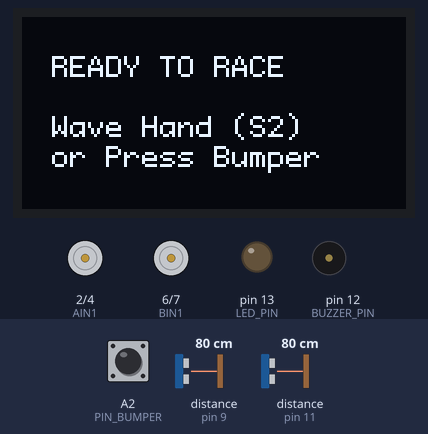
The sketch below on a simulated Arduino Uno, built with avr-gcc and run on an emulated ATmega328P. Parts: 128×64 one-colour display, motor-driver pin pairs drawn as motors (green arrow = first pin HIGH = forward, orange = second pin HIGH = backward, longer = more drive, scaled by the enable pin), output pins drawn as LEDs (lit = HIGH), buzzer (waves = sounding). Wiring (inferred from the names in the program): ultrasonic range finder: trigger pin 10; echo pin 11. Dashed ring = blinking. The test bench sets the inputs (shaded band); at power-on: distance to the obstacle (sensors on pin 11, pin 9) 80 cm, A2 (PIN_BUMPER) HIGH. The echo pulse lasts 58.3 µs per cm; pins used as bus, display or sensor lines are not drawn.

Above: at 0.9 s.
1.0 s: distance to the obstacle (sensor on pin 11) set to 17 cm
2.5 s: distance to the obstacle (sensor on pin 11) set to 14 cm
At 2.7 s:
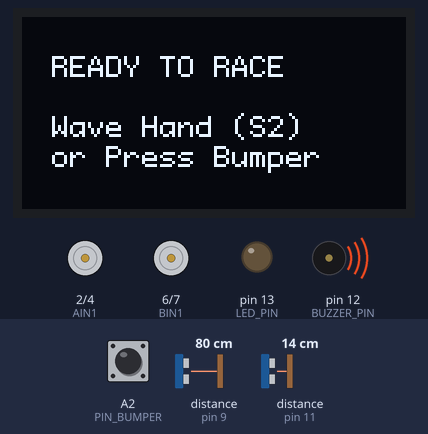
At 3.9 s:
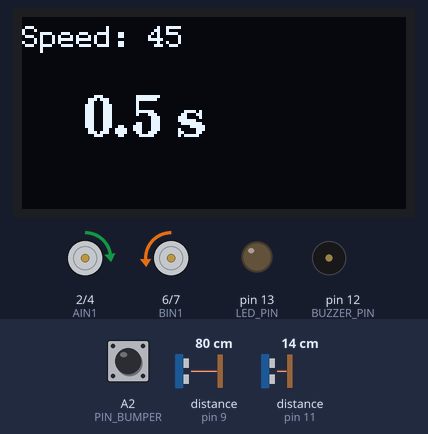
5.1 s: A2 (PIN_BUMPER) pulled LOW for 0.15 s
At 6.3 s:
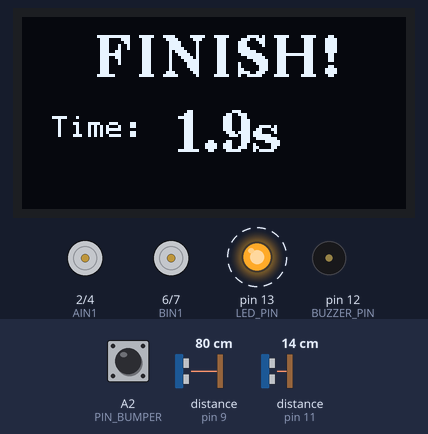
Timing chart, 0 to 13.9 s (numbered marks = the images above; inputs shaded):
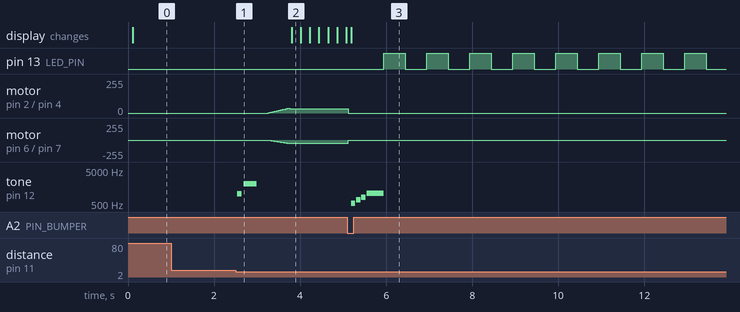

The sketch:

Safe_Stop_TestV2.ino
```cpp
#include <Arduino.h>
#include <Wire.h>
#include <U8g2lib.h>

// --- ПІДКЛЮЧЕННЯ (Об'єднане) ---
#define AIN1 2
#define AIN2 4
#define PWMA 3
#define BIN1 6
#define BIN2 7
#define PWMB 5

#define TRIG 8
#define ECHO 9

// Додано для старту рукою
#define SONAR_HAND_TRIG 10
#define SONAR_HAND_ECHO 11

// Кнопка/Бампер тепер на A2 (як у коді з таймером)
#define PIN_BUMPER A2
#define BUZZER_PIN 12
#define LED_PIN 13

// Ініціалізація дисплею
U8G2_SSD1306_128X64_NONAME_F_HW_I2C u8g2(U8G2_R0, U8X8_PIN_NONE);

// --- ЗМІННІ ---
// Коефіцієнти з твого старого коду
float factorA = 1.0;  // Правий мотор
float factorB = 0.75; // Лівий мотор

int currentSpeed = 0;
int maxSpeed = 50;
int minSpeed = 30;

// Змінні для таймера
unsigned long startTime = 0;
unsigned long lastScreenUpdate = 0;

void setup() {
  Serial.begin(9600);

  // Піни моторів
  pinMode(AIN1, OUTPUT); pinMode(AIN2, OUTPUT); pinMode(PWMA, OUTPUT);
  pinMode(BIN1, OUTPUT); pinMode(BIN2, OUTPUT); pinMode(PWMB, OUTPUT);

  // Піни сенсорів
  pinMode(TRIG, OUTPUT); pinMode(ECHO, INPUT);

  // Додаткові піни для функціоналу старту
  pinMode(SONAR_HAND_TRIG, OUTPUT); pinMode(SONAR_HAND_ECHO, INPUT);
  pinMode(PIN_BUMPER, INPUT_PULLUP); // Кнопка на A2
  pinMode(BUZZER_PIN, OUTPUT);
  pinMode(LED_PIN, OUTPUT);

  // Запуск дисплею
  u8g2.begin();
  u8g2.setFont(u8g2_font_profont11_tf);

  // === 1. ОЧІКУВАННЯ СТАРТУ (Функціонал додано) ===
  waitForStart();

  // === 2. ЗАПУСК ТАЙМЕРА ===
  startTime = millis();

  // Плавний старт (Твій код)
  for (int i = 0; i <= maxSpeed; i++) {
    currentSpeed = i;
    moveForward(currentSpeed);
    delay(10);
  }
}

void loop() {
  // === ПЕРЕВІРКА ФІНІШУ ===
  if (digitalRead(PIN_BUMPER) == LOW) {
    finishRoutine();
  }

  // Отримання дистанції (Основний сенсор)
  long distance = getDistance(TRIG, ECHO);

  // === МЕХАНІКА РУХУ (Твій код) ===
  if (distance > 0 && distance < 500) {
    if (distance < 100) {
      currentSpeed = map(distance, 5, 100, minSpeed, maxSpeed);
      currentSpeed = constrain(currentSpeed, minSpeed, maxSpeed);
    } else {
      currentSpeed = maxSpeed;
    }
    moveForward(currentSpeed);
  }

  // === ОНОВЛЕННЯ ТАЙМЕРА ===
  if (millis() - lastScreenUpdate > 200) {
    lastScreenUpdate = millis();
    updateTimerScreen();
  }

  delay(50);
}

// --- ФУНКЦІЇ ---

long getDistance(int trigPin, int echoPin) {
  digitalWrite(trigPin, LOW);
  delayMicroseconds(2);
  digitalWrite(trigPin, HIGH);
  delayMicroseconds(10);
  digitalWrite(trigPin, LOW);

  long duration = pulseIn(echoPin, HIGH, 25000);
  if (duration == 0) return 999;

  return duration * 0.034 / 2;
}

void moveForward(int speed) {
  // Мотор А (Лівий)
  digitalWrite(AIN1, HIGH); // Перевір, чи тут не треба інверсію
  digitalWrite(AIN2, LOW);
  analogWrite(PWMA, (int)(speed * factorB)); // factorB для лівого (AIN)

  // Мотор B (Правий) - ТУТ Я ІНВЕРТУВАВ ЩОБ ЇХАВ ВПЕРЕД
  digitalWrite(BIN1, LOW);  // Було HIGH
  digitalWrite(BIN2, HIGH); // Було LOW
  analogWrite(PWMB, (int)(speed * factorA)); // factorA для правого (BIN)
}

// --- НОВІ ФУНКЦІЇ (Старт, Таймер, Фініш) ---

void waitForStart() {
  bool ready = false;

  u8g2.clearBuffer();
  u8g2.drawStr(10, 20, "READY TO RACE");
  u8g2.drawStr(10, 40, "Wave Hand (S2)");
  u8g2.drawStr(10, 50, "or Press Bumper");
  u8g2.sendBuffer();

  while (!ready) {
    // Використовуємо допоміжний сонар (10, 11)
    long handDist = getDistance(SONAR_HAND_TRIG, SONAR_HAND_ECHO);

    // Чекаємо руку (<15см) або кнопку (LOW)
    if ((handDist > 0 && handDist < 15) || digitalRead(PIN_BUMPER) == LOW) {
      ready = true;
      tone(BUZZER_PIN, 1000, 100);
      delay(150);
      tone(BUZZER_PIN, 2000, 300);
      delay(500);
    }
    delay(50);
  }
}

void updateTimerScreen() {
  float currentTime = (millis() - startTime) / 1000.0;

  u8g2.firstPage();
  do {
    u8g2.setFont(u8g2_font_profont11_tf);
    u8g2.setCursor(0, 10);
    u8g2.print("Speed: "); u8g2.print(currentSpeed);

    u8g2.setFont(u8g2_font_ncenB14_tr);
    u8g2.setCursor(20, 40);
    u8g2.print(currentTime, 1);
    u8g2.print(" s");
  } while (u8g2.nextPage());
}

void finishRoutine() {
  // Стоп мотори
  analogWrite(PWMA, 0); analogWrite(PWMB, 0);
  digitalWrite(AIN1, LOW); digitalWrite(AIN2, LOW);
  digitalWrite(BIN1, LOW); digitalWrite(BIN2, LOW);

  // Фіксуємо час
  float finalTime = (millis() - startTime) / 1000.0;

  // Відображаємо
  u8g2.firstPage();
  do {
    u8g2.setFont(u8g2_font_ncenB14_tr);
    u8g2.drawStr(25, 20, "FINISH!");

    u8g2.setFont(u8g2_font_profont11_tf);
    u8g2.drawStr(10, 40, "Time:");

    u8g2.setFont(u8g2_font_ncenB14_tr);
    u8g2.setCursor(50, 45);
    u8g2.print(finalTime, 1);
    u8g2.print("s");
  } while (u8g2.nextPage());

  // Мелодія перемоги
  tone(BUZZER_PIN, 523, 100); delay(120);
  tone(BUZZER_PIN, 659, 100); delay(120);
  tone(BUZZER_PIN, 784, 100); delay(120);
  tone(BUZZER_PIN, 1047, 400); delay(400);

  // Блокування системи
  while(true) {
    digitalWrite(LED_PIN, HIGH);
    delay(500);
    digitalWrite(LED_PIN, LOW);
    delay(500);
  }
}
```

Measured:
- the behaviour switches between 16 and 15 cm on distance to the obstacle (sensor on pin 11) (found by bisection; images 0 and 1)
- after the input at 1.0 s, every drawn part: stays the same
- after the input at 2.5 s, motor on pin 2 (AIN1) / pin 4 (AIN2): rises from stopped to forward 37/255 in 0.48 s, then falls to forward 33/255 in 0.02 s; tone on pin 12 (BUZZER_PIN): silent → 1000 Hz at once, → silent 0.10 s later, → 2000 Hz 0.05 s later, → silent 0.30 s later
- after the input at 5.1 s, pin 13 (LED_PIN): alternates HIGH for 0.50 s and LOW for 0.50 s, starting after 0.85 s; motor on pin 2 (AIN1) / pin 4 (AIN2): forward 33/255 → stopped at once
